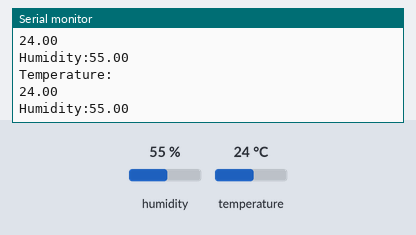
This sketch was run on a simulated Arduino Uno, built with avr-gcc and run on an emulated ATmega328P. On the bench: the last lines printed to the serial monitor. Inputs (shaded band) come from the test bench; at power-on: humidity 55 %, temperature 24 °C.

Above: at 2.8 s.
2.9 s: humidity set to 22 %
At 5.5 s:
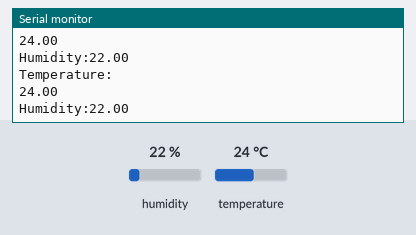
5.6 s: temperature set to 12 °C
At 7.5 s:
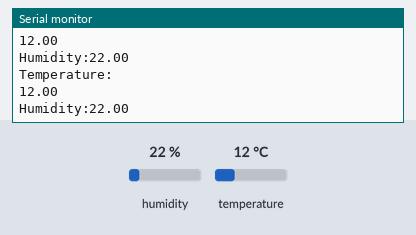
8.3 s: humidity set to 40 %
At 11.0 s:
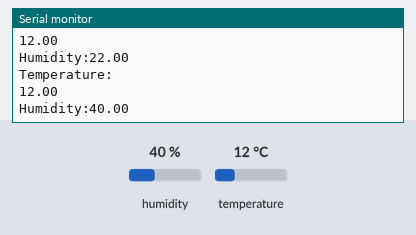
Timing chart, 0 to 12.5 s (numbered marks = the images above; inputs shaded):
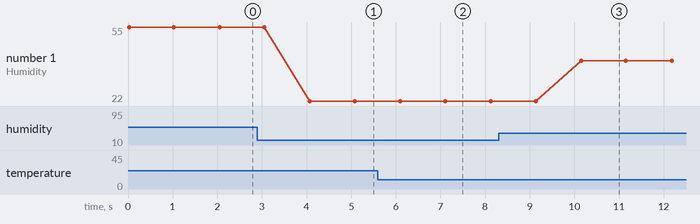

Measured:
- after the input at 2.9 s, the serial monitor: prints a new line after 1.2 s (image 1)
- after the input at 5.6 s, the serial monitor: prints a new line after 0.50 s (image 2)
- after the input at 8.3 s, the serial monitor: prints a new line after 1.9 s (image 3)
- plotted number 1: 55 → 22 after the input at 2.9 s, 22 → 40 after the input at 8.3 s

The sketch:

dht_read.ino
```cpp
#include <DHT.h>

#define DHTPIN 5 // D1
#define DHTTYPE DHT11

DHT dht(DHTPIN, DHTTYPE);

void setup() {
  Serial.begin(115200);
  dht.begin();
}

void loop() {

  float t = dht.readTemperature();
  float h = dht.readHumidity();

  if (isnan(t) || isnan(h))
  {
    Serial.println("Failed to read from DHT");
  }
  else
  {
    Serial.println("Temperature:");
    Serial.println(t);
    Serial.print("Humidity:");
    Serial.println(h);
    delay(1000);
  }

}
```
